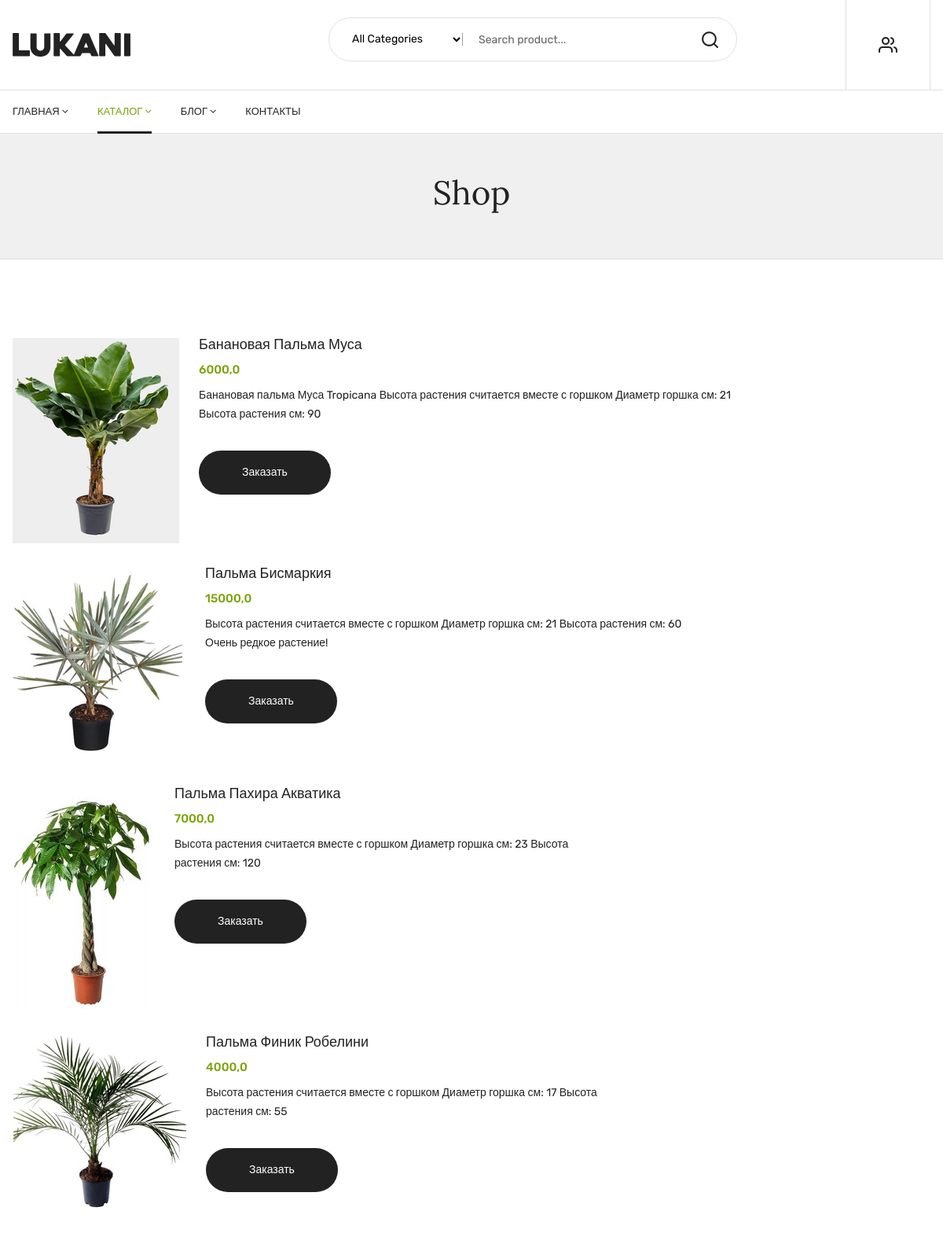
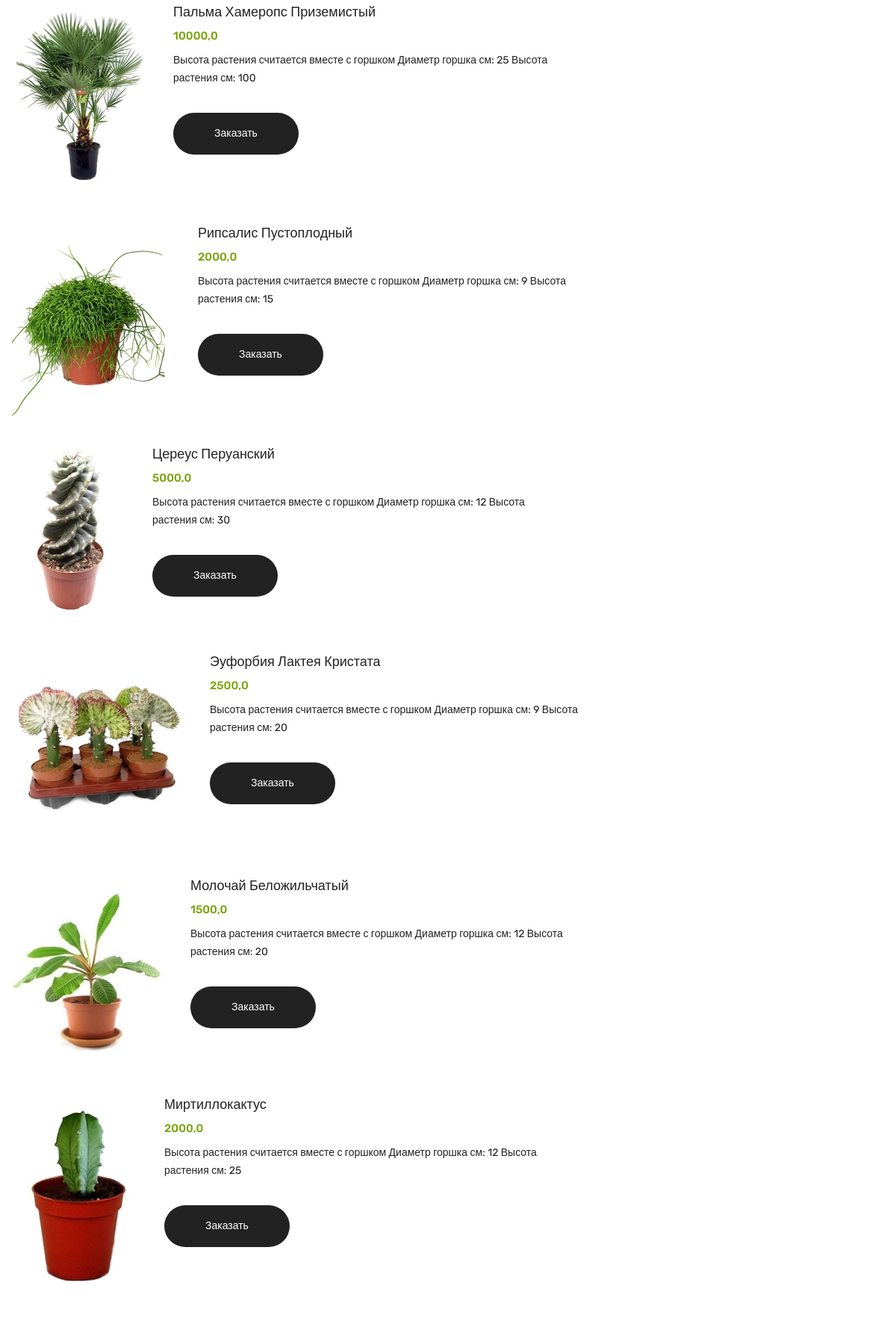
Page /catalog/ (upper part) on the committed database (2 pictures, top to bottom).
### menu/models.py (models this page shows, shortened)
class MenuFlower(models.Model):
    name = models.CharField(max_length=200)
    description = models.TextField()
    description_detail = models.TextField(null=True,blank=True)
    price = models.FloatField()
    discount = models.FloatField()
    image = models.ImageField(null=True,blank=True,upload_to='projects/%Y/%m/%d/')
    category = models.ManyToManyField('FlowerCategory', blank=True)

### menu/views.py (the view)
# urls.py: path('catalog/', views.catalog, name='menu.catalog'),
def catalog(request):
    flowers = MenuFlower.objects.all()
    context = {'flowers': flowers}
    return render(request, 'menu/shop-fullwidth-list.html', context)

### menu/templates/menu/shop-fullwidth-list.html (shortened to what this page needs)
{% extends 'menu/index.html' %}
{% load static %}
{% block content %}
            <div class="header_middle">
                <div class="container">
                    <div class="row align-items-center">
                        <div class="col-lg-3 col-md-3 col-4">
                            <div class="logo">
                                <a href="{% url 'menu.index' %}"><img src="{% static 'img/logo/logo.png' %}" alt=""></a>
                            </div>
                        </div>
                        <div class="col-lg-9 col-md-6 col-6">
                            <div class="header_right_info">
                                <div class="search_container">
                                    <form action="#">
                                        <div class="hover_category">
                                            <select class="select_option" name="select" id="categori1">
                                                <option selected value="1">All Categories</option>
                                            </select>
                                        </div>
                                        <div class="search_box">
                                            <input placeholder="Search product..." type="text">
                                            <button type="submit"><i class="icon-search"></i></button>
                                        </div>
                                    </form>
                                </div>
                                <div class="header_account_area">
                                    <div class="header_account-list top_links">
                                        <a href="{%  url 'register' %}"><i class="icon-users"></i></a>
                                    </div>
                                </div>
                            </div>
                        </div>
                    </div>
                </div>
            </div>
            <div class="header_bottom sticky-header">
                <div class="container">
                    <div class="row align-items-center">
                        <div class="col-lg-6">
                            <div class="main_menu menu_position">
                                <nav>
                                    <ul>
                                        <li>
                                            <a href="{% url 'menu.index' %}">Главная<i class="fa fa-angle-down"></i></a>
                                        </li>
                                        <li class="mega_items">
                                            <a class="active" href="{% url 'menu.catalog' %}">Каталог<i
                                                    class="fa fa-angle-down"></i>
                                            </a>
                                        </li>
                                        <li><a href="{%  url 'menu.posts' %}">Блог<i class="fa fa-angle-down"></i></a>
                                        </li>
                                        <li><a href="contact.html"> Контакты </a></li>
                                    </ul>
                                </nav>
                            </div>
                        </div>
                    </div>
                </div>
            </div>
    <div class="breadcrumbs_area">
        <div class="container">
            <div class="row">
                <div class="col-12">
                    <div class="breadcrumb_content">
                        <h3>Shop</h3>
                    </div>
                </div>
            </div>
        </div>
    </div>
    <div class="shop_area shop_fullwidth mt-100 mb-100">
        <div class="container">
            <div class="row">
                <div class="col-12">
                    <div class="row shop_wrapper grid_list">
                        <div class="col-12 ">
                            {% for flower in flowers %}
                            <article class="single_product">
                                <figure>
                                    <div class="product_thumb">
                                        {% if flower.image %}
                                        <a class="primary_img" href="{% url 'flower_details' pk=flower.pk %}">
                                            <img src="{{ flower.image.url }}" alt="">
                                        </a>
                                        {% else %}
                                            <img src="{% static 'img/no_img.png' %}" alt="Нет изображения">
                                        {% endif %}
                                    </div>
                                    <div class="product_content list_content">
                                        <h4 class="product_name"><a href="{% url 'flower_details' pk=flower.pk %}">{{ flower.name }}</a>
                                        </h4>
                                        <div class="price_box">
                                            <span class="current_price">{{ flower.price }}</span>
                                        </div>
                                        <div class="product_desc">
                                            <p>{{ flower.description }}</p>
                                        </div>
                                        <div class="action_links list_action_right">
                                            <ul>
                                                <li class="add_to_cart"><a href="cart.html" title="Add to cart">Заказать</a></li>
                                            </ul>
                                        </div>
                                    </div>
                                </figure>
                            </article>
                            {% endfor %}
                        </div>
                    </div>
                </div>
            </div>
        </div>
    </div>
{% endblock %}

### menu/static/css/plugins.css (style rules this page uses)
[class^="icon-"], [class*=" icon-"] { font-family: 'plaza-icon' !important; speak: none; font-style: normal; font-weight: normal; font-variant: normal; text-transform: none; line-height: 1; -webkit-font-smoothing: antialiased; -moz-osx-font-smoothing: grayscale; }
.icon-search:before { content: "\e9c1"; }
.icon-users:before { content: "\e9f6"; }

### rows in the picture
MenuFlower: image (picture), name "Банановая Пальма Муса", price "6000,0", description "Банановая пальма Муса Tropicana Высота растения считается вместе с горшком Диаметр горшка см: 21 Высота растения см: 90"
MenuFlower: image (picture), name "Пальма Бисмаркия", price "15000,0", description "Высота растения считается вместе с горшком Диаметр горшка см: 21 Высота растения см: 60 Очень редкое растение!"
MenuFlower: image (picture), name "Пальма Пахира Акватика", price "7000,0", description "Высота растения считается вместе с горшком Диаметр горшка см: 23 Высота растения см: 120"
MenuFlower: image (picture), name "Пальма Финик Робелини", price "4000,0", description "Высота растения считается вместе с горшком Диаметр горшка см: 17 Высота растения см: 55"
MenuFlower: image (picture), name "Пальма Хамеропс Приземистый", price "10000,0", description "Высота растения считается вместе с горшком Диаметр горшка см: 25 Высота растения см: 100"
MenuFlower: image (picture), name "Рипсалис Пустоплодный", price "2000,0", description "Высота растения считается вместе с горшком Диаметр горшка см: 9 Высота растения см: 15"
MenuFlower: image (picture), name "Цереус Перуанский", price "5000,0", description "Высота растения считается вместе с горшком Диаметр горшка см: 12 Высота растения см: 30"
MenuFlower: image (picture), name "Эуфорбия Лактея Кристата", price "2500,0", description "Высота растения считается вместе с горшком Диаметр горшка см: 9 Высота растения см: 20"
MenuFlower: image (picture), name "Молочай Беложильчатый", price "1500,0", description "Высота растения считается вместе с горшком Диаметр горшка см: 12 Высота растения см: 20"
MenuFlower: image (picture), name "Миртиллокактус", price "2000,0", description "Высота растения считается вместе с горшком Диаметр горшка см: 12 Высота растения см: 25"
